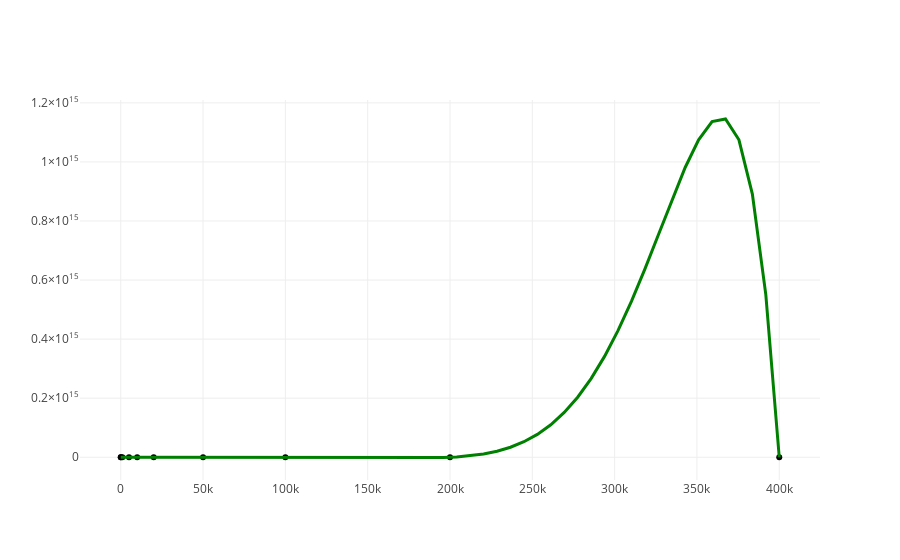

Here is the notebook cell this chart was saved with:
### Markdown cell above
Hmm. Rezultati su, u najmanju ruku, čudni. Hajde da iscrtamo našu regresionu krivu:

### Code cell
figure = go.Figure(data=[plot_data, get_regression_curve(car_mileages, np.poly1d(coefficients), 'green')],
                   layout=layout)

ply.iplot(figure)
